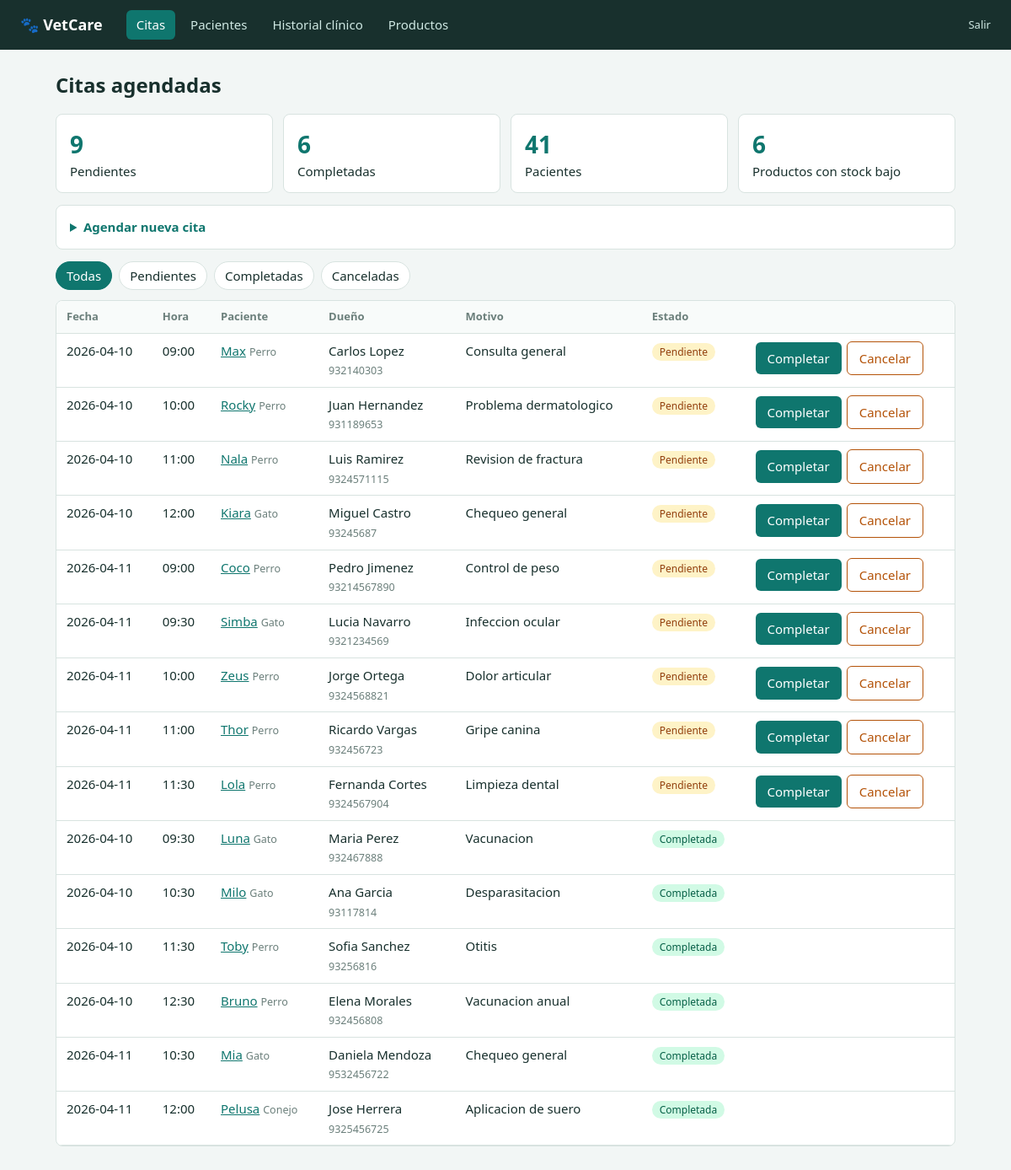
The app's page /citas.php (signed in) with its own data.
### tables this page shows
CREATE TABLE `citas` (
  `id_cita` int(11) NOT NULL,
  `id_Pacientes` int(11) DEFAULT NULL,
  `id_usuario` int(11) DEFAULT NULL,
  `fecha` date DEFAULT NULL,
  `hora` time DEFAULT NULL,
  `motivo` text DEFAULT NULL,
  `estado` varchar(50) DEFAULT NULL
);

CREATE TABLE `pacientes` (
  `id_Pacientes` int(11) NOT NULL,
  `nombre` varchar(100) NOT NULL,
  `especie` varchar(50) DEFAULT NULL,
  `raza` varchar(50) DEFAULT NULL,
  `sexo` enum('Macho','Hembra') DEFAULT NULL,
  `fecha_nacimiento` date DEFAULT NULL,
  `peso` decimal(5,2) DEFAULT NULL,
  `estado` varchar(50) DEFAULT NULL,
  `Id_Clientes` int(11) DEFAULT NULL
);

CREATE TABLE `clientes` (
  `Id_Clientes` int(11) NOT NULL,
  `nombre` varchar(100) NOT NULL,
  `apellido_paterno` varchar(100) NOT NULL,
  `apellido_materno` varchar(100) DEFAULT NULL,
  `telefono1` varchar(20) DEFAULT NULL,
  `email` varchar(150) DEFAULT NULL,
  `direccion` text DEFAULT NULL,
  `Fecha_registro` date DEFAULT NULL,
  `telefono2` varchar(20) DEFAULT NULL
);

### citas.php (the view, shortened to what this page needs)
<?php
require 'config.php';
$f = $_GET['estado'] ?? '';
$q = $pdo->prepare("SELECT c.*, p.nombre mascota, p.especie, cl.nombre dueno, cl.apellido_paterno ap, cl.telefono1
  FROM citas c JOIN pacientes p ON p.id_Pacientes=c.id_Pacientes LEFT JOIN clientes cl ON cl.Id_Clientes=p.Id_Clientes
  WHERE (?='' OR c.estado=?) ORDER BY c.estado='Pendiente' DESC, c.fecha, c.hora");
$q->execute([$f, $f]);
$citas = $q->fetchAll();
$n = $pdo->query("SELECT SUM(estado='Pendiente') p, SUM(estado='Completada') c FROM citas")->fetch();
head('Citas agendadas'); ?>
<div class="stats">
  <div class="card"><b><?= (int)$n['p'] ?></b>Pendientes</div>
  <div class="card"><b><?= (int)$n['c'] ?></b>Completadas</div>
  <div class="card"><b><?= $pdo->query('SELECT COUNT(*) FROM pacientes')->fetchColumn() ?></b>Pacientes</div>
  <div class="card"><b><?= $pdo->query('SELECT COUNT(*) FROM productos WHERE stock<10')->fetchColumn() ?></b>Productos con stock bajo</div>
</div>
<details class="card">
  <summary>Agendar nueva cita</summary>
</details>
<p class="filters"><?php foreach (['' => 'Todas', 'Pendiente' => 'Pendientes', 'Completada' => 'Completadas', 'Cancelada' => 'Canceladas'] as $k => $l)
                      echo '<a href="?estado=' . $k . '"' . ($k === $f ? ' class="on"' : '') . '>' . $l . '</a>'; ?></p>
<div class="scroll">
  <table>
    <tr>
      <th>Fecha</th>
      <th>Hora</th>
      <th>Paciente</th>
      <th>Dueño</th>
      <th>Motivo</th>
      <th>Estado</th>
      <th></th>
    </tr>
    <?php foreach ($citas as $c): ?><tr>
        <td><?= e($c['fecha']) ?></td>
        <td><?= substr($c['hora'], 0, 5) ?></td>
        <td><a href="historial.php?id=<?= $c['id_Pacientes'] ?>"><?= e($c['mascota']) ?></a> <small class="muted"><?= e($c['especie']) ?></small></td>
        <td><?= e($c['dueno'] . ' ' . $c['ap']) ?><br><small class="muted"><?= e($c['telefono1']) ?></small></td>
        <td><?= e($c['motivo']) ?></td>
        <td><span class="tag <?= strtolower($c['estado']) ?>"><?= e($c['estado']) ?></span></td>
        <td><?php if ($c['estado'] === 'Pendiente'): ?><form method="post" class="inline"><?= tok() ?><input type="hidden" name="id" value="<?= $c['id_cita'] ?>">
              <button name="estado" value="Completada">Completar</button> <button name="estado" value="Cancelada" class="ghost">Cancelar</button>
            </form><?php endif; ?></td>
      </tr>
    <?php endforeach;
    if (!$citas) echo '<tr><td colspan="7" class="muted">No hay citas con este filtro.</td></tr>'; ?>
  </table>
</div>
<?php foot();

### config.php (shortened to what this page needs)
<?php
function e($s)
{
  return htmlspecialchars((string)$s, ENT_QUOTES, 'UTF-8');
}
function head($t)
{
  $p = basename($_SERVER['PHP_SELF']);
  $n = ['citas.php' => 'Citas', 'pacientes.php' => 'Pacientes', 'historial.php' => 'Historial clínico', 'productos.php' => 'Productos'];
  echo '<!doctype html><html lang="es"><meta charset="utf-8"><meta name="viewport" content="width=device-width,initial-scale=1"><title>' . e($t) . ' · VetCare</title><link rel="stylesheet" href="style.css"><body><header><b class="logo">🐾 VetCare</b><nav>';
  foreach ($n as $f => $l) echo '<a href="' . $f . '"' . ($f == $p ? ' class="on"' : '') . '>' . $l . '</a>';
  echo '</nav><span class="who">'. ' <a href="logout.php">Salir</a></span></header><main><h1>' . e($t) . '</h1>';
}
function foot()
{
  echo '</main></body></html>';
}

### style.css (style rules this page uses)
:root { --ink: #18302d; --bg: #f2f6f5; --card: #fff; --acc: #0f766e; --line: #d8e3e0; --muted: #6b7f7b; --warn: #b45309 }
* { box-sizing: border-box }
body { margin: 0; font: 15px/1.5 "Segoe UI", system-ui, sans-serif; background: var(--bg); color: var(--ink) }
header { display: flex; flex-wrap: wrap; gap: 12px 28px; align-items: center; background: var(--ink); color: #fff; padding: 12px 24px }
header a { color: #cfe8e3; text-decoration: none }
header nav { display: flex; gap: 6px; flex: 1; flex-wrap: wrap }
header nav a { padding: 6px 12px; border-radius: 6px }
header nav a.on, header nav a:hover { background: var(--acc); color: #fff }
.logo { font-size: 18px }
.who { font-size: 13px }
main { max-width: 1100px; margin: 0 auto; padding: 24px 16px 60px }
h1 { font-size: 24px; margin: 0 0 16px }
.card { background: var(--card); border: 1px solid var(--line); border-radius: 8px; padding: 14px 16px; margin-bottom: 14px }
.stats { display: grid; grid-template-columns: repeat(auto-fit, minmax(160px, 1fr)); gap: 12px; margin-bottom: 14px }
.stats .card { margin: 0 }
.stats b { display: block; font-size: 28px; color: var(--acc) }
button { background: var(--acc); color: #fff; border: 0; border-radius: 6px; padding: 8px 14px; font: inherit; cursor: pointer }
button.ghost { background: transparent; color: var(--warn); border: 1px solid var(--warn) }
summary { cursor: pointer; font-weight: 600; color: var(--acc) }
.filters { display: flex; gap: 8px; flex-wrap: wrap; margin: 0 0 12px }
.filters a { padding: 5px 12px; border: 1px solid var(--line); border-radius: 99px; background: #fff; color: var(--ink); text-decoration: none }
.filters a.on { background: var(--acc); color: #fff; border-color: var(--acc) }
.inline { display: flex; gap: 6px; flex-wrap: wrap; align-items: center }
.scroll { overflow-x: auto; background: var(--card); border: 1px solid var(--line); border-radius: 8px }
table { width: 100%; border-collapse: collapse }
th, td { padding: 9px 12px; text-align: left; border-bottom: 1px solid var(--line); vertical-align: top }
th { font-size: 13px; color: var(--muted); background: #f8fbfa }
a { color: var(--acc) }
.muted { color: var(--muted) }
.tag { padding: 2px 9px; border-radius: 99px; font-size: 12px; background: #e2e8f0 }
.tag.pendiente { background: #fef3c7; color: #92400e }
.tag.completada { background: #d1fae5; color: #065f46 }

### records on screen
citas: fecha "2026-04-10", hora "09:00", id_Pacientes.nombre "Max", id_Pacientes.especie "Perro", clientes.nombre+apellido_paterno "Carlos Lopez", clientes.telefono1 "932140303", motivo "Consulta general", estado "Pendiente"
citas: fecha "2026-04-10", hora "10:00", id_Pacientes.nombre "Rocky", id_Pacientes.especie "Perro", clientes.nombre+apellido_paterno "Juan Hernandez", clientes.telefono1 "931189653", motivo "Problema dermatologico", estado "Pendiente"
citas: fecha "2026-04-10", hora "11:00", id_Pacientes.nombre "Nala", id_Pacientes.especie "Perro", clientes.nombre+apellido_paterno "Luis Ramirez", clientes.telefono1 "9324571115", motivo "Revision de fractura", estado "Pendiente"
citas: fecha "2026-04-10", hora "12:00", id_Pacientes.nombre "Kiara", id_Pacientes.especie "Gato", clientes.nombre+apellido_paterno "Miguel Castro", clientes.telefono1 "93245687", motivo "Chequeo general", estado "Pendiente"
citas: fecha "2026-04-11", hora "09:00", id_Pacientes.nombre "Coco", id_Pacientes.especie "Perro", clientes.nombre+apellido_paterno "Pedro Jimenez", clientes.telefono1 "93214567890", motivo "Control de peso", estado "Pendiente"
citas: fecha "2026-04-11", hora "09:30", id_Pacientes.nombre "Simba", id_Pacientes.especie "Gato", clientes.nombre+apellido_paterno "Lucia Navarro", clientes.telefono1 "9321234569", motivo "Infeccion ocular", estado "Pendiente"
citas: fecha "2026-04-11", hora "10:00", id_Pacientes.nombre "Zeus", id_Pacientes.especie "Perro", clientes.nombre+apellido_paterno "Jorge Ortega", clientes.telefono1 "9324568821", motivo "Dolor articular", estado "Pendiente"
citas: fecha "2026-04-11", hora "11:00", id_Pacientes.nombre "Thor", id_Pacientes.especie "Perro", clientes.nombre+apellido_paterno "Ricardo Vargas", clientes.telefono1 "932456723", motivo "Gripe canina", estado "Pendiente"
citas: fecha "2026-04-11", hora "11:30", id_Pacientes.nombre "Lola", id_Pacientes.especie "Perro", clientes.nombre+apellido_paterno "Fernanda Cortes", clientes.telefono1 "9324567904", motivo "Limpieza dental", estado "Pendiente"
citas: fecha "2026-04-10", hora "09:30", id_Pacientes.nombre "Luna", id_Pacientes.especie "Gato", clientes.nombre+apellido_paterno "Maria Perez", clientes.telefono1 "932467888", motivo "Vacunacion", estado "Completada"
citas: fecha "2026-04-10", hora "10:30", id_Pacientes.nombre "Milo", id_Pacientes.especie "Gato", clientes.nombre+apellido_paterno "Ana Garcia", clientes.telefono1 "93117814", motivo "Desparasitacion", estado "Completada"
citas: fecha "2026-04-10", hora "11:30", id_Pacientes.nombre "Toby", id_Pacientes.especie "Perro", clientes.nombre+apellido_paterno "Sofia Sanchez", clientes.telefono1 "93256816", motivo "Otitis", estado "Completada"
citas: fecha "2026-04-10", hora "12:30", id_Pacientes.nombre "Bruno", id_Pacientes.especie "Perro", clientes.nombre+apellido_paterno "Elena Morales", clientes.telefono1 "932456808", motivo "Vacunacion anual", estado "Completada"
citas: fecha "2026-04-11", hora "10:30", id_Pacientes.nombre "Mia", id_Pacientes.especie "Gato", clientes.nombre+apellido_paterno "Daniela Mendoza", clientes.telefono1 "9532456722", motivo "Chequeo general", estado "Completada"
citas: fecha "2026-04-11", hora "12:00", id_Pacientes.nombre "Pelusa", id_Pacientes.especie "Conejo", clientes.nombre+apellido_paterno "Jose Herrera", clientes.telefono1 "9325456725", motivo "Aplicacion de suero", estado "Completada"

### other values on screen
$l "Citas"
$l "Pacientes"
$l "Historial clínico"
$l "Productos"
$t "Citas agendadas"
$n['p'] "9"
$n['c'] "6"
$pdo->query('SELECT COUNT(*) FROM pacientes')->fetchColumn() "41"
$l "Todas"
$l "Pendientes"
$l "Completadas"
$l "Canceladas"
